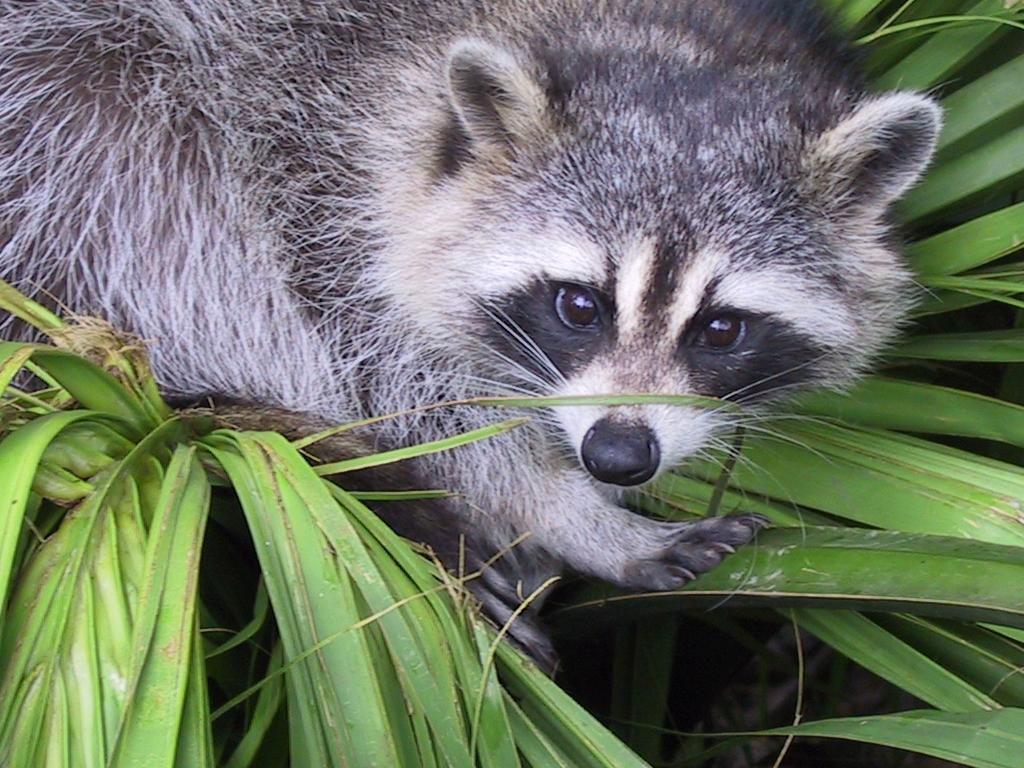
#> input picture module03/ex07/animal.jpeg, 1024 x 768 px
$ python rotate.py
#> lines starting #> are read from the running program, lines starting #| are printed output that depends on the picture
### module03/ex07/load_image.py
import numpy as np
from PIL import Image

def ft_load(path: str) -> np.ndarray:
    if not isinstance(path, str):
        raise TypeError("Path must be a string")
    image_arr = np.asarray(Image.open(path))
    print(f"The shape of image is: {image_arr.shape}")
    return image_arr

### module03/ex07/rotate.py
import matplotlib.pyplot as plt
from load_image import ft_load
import numpy as np


def rotate(image):
    image_T = np.empty((image.shape[1], image.shape[0]))
    for i in range(image.shape[0]):
        for j in range(image.shape[1]):
            image_T[j][i] = image[i][j]

    return image_T


def zoom(image, start_y, end_y, start_x, end_x):
    if end_y > image.shape[0] or end_x > image.shape[1]:
        raise ValueError("Values out of bound")
    elif start_y < 0 or start_x < 0:
        raise ValueError("Values out of bound")
    return image[start_y:end_y, start_x:end_x, 0]


def display_img(img):
    plt.imshow(img, cmap="gray")
    print(f"New shape {img.shape}")
    plt.show()


def main():
    loaded_img = ft_load("animal.jpeg")
#> in ft_load, image_arr is the input picture: shape (768, 1024, 3); mean R, G, B 110.7, 117.7, 102.1
#| The shape of image is: (768, 1024, 3)
    try:
        zoomed = zoom(loaded_img, 0, 480, 400, 900)
#> in zoom, `return image[start_y:end_y, start_x:end_x, 0]`:
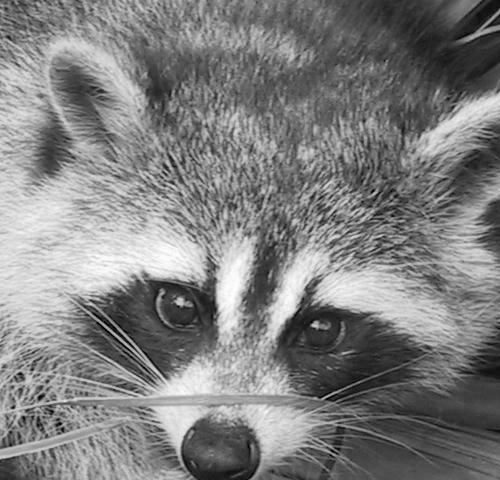
#> returned value: shape (480, 500); min 0, max 255, mean 127.5
        print(zoomed)
#> (printed output is left out)
        display_img(zoomed)
#| New shape (480, 500)
        rotated = rotate(zoomed)
#> after the loop in rotate, `for i in range(image.shape[0]):`:
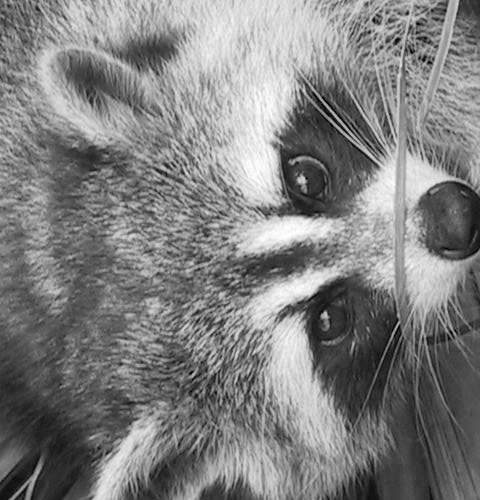
#> image_T: shape (500, 480) float64; min 0, max 255, mean 127.5
        print(rotated)
#> (printed output is left out)
        display_img(rotated)
#| New shape (500, 480)
    except ValueError as e:
        print(e)


if __name__ == "__main__":
    main()
